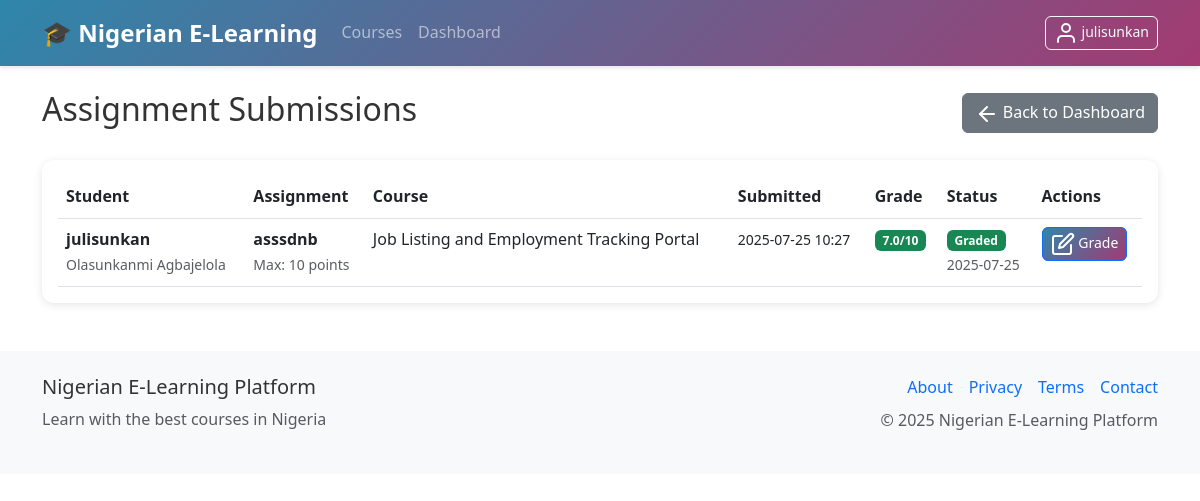
The app's page /instructor/submissions (signed in) with its own data.
### models.py (models this page shows, shortened)
class User(UserMixin, db.Model):
    id = db.Column(db.Integer, primary_key=True)
    username = db.Column(db.String(80), unique=True, nullable=False)
    email = db.Column(db.String(120), unique=True, nullable=False)
    password_hash = db.Column(db.String(256), nullable=False)
    role = db.Column(db.String(20), nullable=False, default='student')  # admin, instructor, tutor, student
    first_name = db.Column(db.String(50))
    last_name = db.Column(db.String(50))
    active = db.Column(db.Boolean, default=True)
    banned = db.Column(db.Boolean, default=False)
    ban_reason = db.Column(db.Text)
    email_verified = db.Column(db.Boolean, default=False)
    verification_token = db.Column(db.String(100))
    password_reset_token = db.Column(db.String(100))
    password_reset_expires = db.Column(db.DateTime)
    email_verification_token = db.Column(db.String(100))
    email_verification_expires = db.Column(db.DateTime)
    premium_user = db.Column(db.Boolean, default=False)
    instructor_verified = db.Column(db.Boolean, default=False)
    badge_level = db.Column(db.String(20), default='basic')  # basic, bronze, silver, gold, premium
    wallet_balance = db.Column(db.Float, default=0.0)
    created_at = db.Column(db.DateTime, default=datetime.utcnow)
    last_login = db.Column(db.DateTime)
    courses_created = db.relationship('Course', foreign_keys='Course.instructor_id', backref='instructor', lazy='dynamic')
    enrollments = db.relationship('Enrollment', backref='student', lazy='dynamic')
    payments = db.relationship('Payment', backref='user', lazy='dynamic')
    wallet_transactions = db.relationship('WalletTransaction', backref='user', lazy='dynamic')
    quiz_attempts = db.relationship('QuizAttempt', backref='user', lazy='dynamic')
    assignment_submissions = db.relationship('AssignmentSubmission', backref='user', lazy='dynamic')
    course_credits = db.relationship('CourseCredit', backref='student_credit', lazy='dynamic')
    withdrawal_requests = db.relationship('WithdrawalRequest', foreign_keys='WithdrawalRequest.tutor_id', backref='tutor', lazy='dynamic')
    @property
    def is_authenticated(self):
        return True

class AssignmentSubmission(db.Model):
    id = db.Column(db.Integer, primary_key=True)
    user_id = db.Column(db.Integer, db.ForeignKey('user.id'), nullable=False)
    assignment_id = db.Column(db.Integer, db.ForeignKey('assignment.id'), nullable=False)
    content = db.Column(db.Text)
    file_path = db.Column(db.String(500))
    score = db.Column(db.Float)
    feedback = db.Column(db.Text)
    submitted_at = db.Column(db.DateTime, default=datetime.utcnow)
    graded_at = db.Column(db.DateTime)

class Assignment(db.Model):
    id = db.Column(db.Integer, primary_key=True)
    title = db.Column(db.String(200), nullable=False)
    description = db.Column(db.Text)
    instructions = db.Column(db.Text)
    course_id = db.Column(db.Integer, db.ForeignKey('course.id'), nullable=False)
    due_date = db.Column(db.DateTime)
    max_points = db.Column(db.Integer, default=100)
    is_active = db.Column(db.Boolean, default=True)
    max_credits = db.Column(db.Integer, default=15)  # Maximum credits for this assignment
    pass_threshold = db.Column(db.Float, default=60.0)  # Minimum percentage to earn credits
    created_at = db.Column(db.DateTime, default=datetime.utcnow)
    submissions = db.relationship('AssignmentSubmission', backref='assignment', lazy='dynamic', cascade='all, delete-orphan')

class Course(db.Model):
    id = db.Column(db.Integer, primary_key=True)
    title = db.Column(db.String(200), nullable=False)
    description = db.Column(db.Text)
    category = db.Column(db.String(100), default='General')  # Added missing category field
    price = db.Column(db.Float, nullable=False, default=0.0)
    instructor_id = db.Column(db.Integer, db.ForeignKey('user.id'), nullable=False)
    is_active = db.Column(db.Boolean, default=True)
    approval_status = db.Column(db.String(20), default='pending')  # pending, approved, rejected
    approved_by = db.Column(db.Integer, db.ForeignKey('user.id'))  # admin who approved
    approved_at = db.Column(db.DateTime)
    rejection_reason = db.Column(db.Text)
    min_credits_for_certificate = db.Column(db.Integer, default=70)  # Minimum credits needed for certificate
    total_available_credits = db.Column(db.Integer, default=100)     # Total credits available in course
    created_at = db.Column(db.DateTime, default=datetime.utcnow)
    updated_at = db.Column(db.DateTime, default=datetime.utcnow, onupdate=datetime.utcnow)
    lessons = db.relationship('Lesson', backref='course', lazy='dynamic', cascade='all, delete-orphan')
    enrollments = db.relationship('Enrollment', backref='course', lazy='dynamic', cascade='all, delete-orphan')
    quizzes = db.relationship('Quiz', backref='course', lazy='dynamic', cascade='all, delete-orphan')
    assignments = db.relationship('Assignment', backref='course', lazy='dynamic', cascade='all, delete-orphan')
    course_credits = db.relationship('CourseCredit', backref='course', lazy='dynamic', cascade='all, delete-orphan')
    course_vouchers = db.relationship('Voucher', foreign_keys='Voucher.course_id', backref='course', lazy='dynamic', cascade='all, delete-orphan')

### routes.py (the view)
@app.route('/instructor/submissions')
@login_required
@instructor_required
def instructor_submissions():
    submissions = AssignmentSubmission.query.join(Assignment).join(Course).filter(
        Course.instructor_id == current_user.id
    ).order_by(AssignmentSubmission.submitted_at.desc()).all()
    return render_template('instructor/submissions.html', submissions=submissions)

### app.py (called while the page is built)
@login_manager.user_loader
def load_user(user_id):
    from models import User
    return User.query.get(int(user_id))

### routes.py (called while the page is built)
@app.context_processor
def inject_settings():
    settings = SystemSettings.query.first()
    return dict(settings=settings)

### utils.py (called while the page is built)
def instructor_required(f):
    @wraps(f)
    def decorated_function(*args, **kwargs):
        if not current_user.is_authenticated or current_user.role not in ['admin', 'instructor', 'tutor']:
            flash('Instructor access required', 'danger')
            return redirect(url_for('dashboard'))
        return f(*args, **kwargs)
    return decorated_function

### templates/instructor/submissions.html (shortened to what this page needs)
{% extends "base.html" %}
{% block content %}
<div class="d-flex justify-content-between align-items-center mb-4">
    <h2>Assignment Submissions</h2>
    <a href="{{ url_for('dashboard') }}" class="btn btn-secondary">
        <i data-feather="arrow-left" class="me-1"></i>Back to Dashboard
    </a>
</div>
{% if submissions %}
<div class="card">
    <div class="card-body">
        <div class="table-responsive">
            <table class="table table-hover">
                <thead>
                    <tr>
                        <th>Student</th>
                        <th>Assignment</th>
                        <th>Course</th>
                        <th>Submitted</th>
                        <th>Grade</th>
                        <th>Status</th>
                        <th>Actions</th>
                    </tr>
                </thead>
                <tbody>
                    {% for submission in submissions %}
                    <tr>
                        <td>
                            <strong>{{ submission.user.username }}</strong>
                            {% if submission.user.first_name or submission.user.last_name %}
                            <br><small class="text-muted">{{ submission.user.first_name }} {{ submission.user.last_name }}</small>
                            {% endif %}
                        </td>
                        <td>
                            <strong>{{ submission.assignment.title }}</strong>
                            <br><small class="text-muted">Max: {{ submission.assignment.max_points }} points</small>
                        </td>
                        <td>{{ submission.assignment.course.title }}</td>
                        <td>
                            <small>{{ submission.submitted_at.strftime('%Y-%m-%d %H:%M') }}</small>
                        </td>
                        <td>
                            {% if submission.score is not none %}
                            <span class="badge bg-{% if submission.score >= submission.assignment.max_points * 0.7 %}success{% elif submission.score >= submission.assignment.max_points * 0.5 %}warning{% else %}danger{% endif %}">
                                {{ submission.score }}/{{ submission.assignment.max_points }}
                            </span>
                            {% else %}
                            <span class="badge bg-secondary">Not Graded</span>
                            {% endif %}
                        </td>
                        <td>
                            {% if submission.graded_at %}
                            <span class="badge bg-success">Graded</span>
                            <br><small class="text-muted">{{ submission.graded_at.strftime('%Y-%m-%d') }}</small>
                            {% else %}
                            <span class="badge bg-warning">Pending</span>
                            {% endif %}
                        </td>
                        <td>
                            <button type="button" class="btn btn-sm btn-primary"
                                    data-bs-toggle="modal" data-bs-target="#gradeModal"
                                    data-submission-id="{{ submission.id }}"
                                    data-student-name="{{ submission.user.username }}"
                                    data-assignment-title="{{ submission.assignment.title }}"
                                    data-max-points="{{ submission.assignment.max_points }}"
                                    data-current-grade="{{ submission.score or '' }}"
                                    data-current-feedback="{{ submission.feedback or '' }}"
                                    data-submission-content="{{ submission.content or '' }}"
                                    data-has-file="{{ 'yes' if submission.file_path else 'no' }}">
                                <i data-feather="edit"></i> Grade
                            </button>
                        </td>
                    </tr>
                    {% endfor %}
                </tbody>
            </table>
        </div>
    </div>
</div>
{% else %}
<div class="text-center py-5">
    <i data-feather="file-text" class="text-muted mb-3" style="width: 64px; height: 64px;"></i>
    <h4 class="text-muted">No Submissions Yet</h4>
    <p class="text-muted">Assignment submissions from your courses will appear here.</p>
</div>
{% endif %}
{% endblock %}

### templates/base.html (shortened to what this page needs)
<!DOCTYPE html>
<html lang="en">
<head>
    {% set critical_css = get_critical_css() %}
    <link rel="preload" href="https://cdn.jsdelivr.net/npm/bootstrap@5.3.0/dist/css/bootstrap.min.css" as="style" onload="this.onload=null;this.rel='stylesheet'">
    <link rel="preload" href="{{ url_for('static', filename='css/style.css') }}" as="style" onload="this.onload=null;this.rel='stylesheet'">
</head>
<body>
    <nav class="navbar navbar-expand-lg navbar-dark bg-primary">
        <div class="container">
            <a class="navbar-brand" href="{{ url_for('index') }}">
                <strong>🎓 Nigerian E-Learning</strong>
            </a>
            <div class="collapse navbar-collapse" id="navbarNav">
                <ul class="navbar-nav me-auto">
                    <li class="nav-item">
                        <a class="nav-link" href="{{ url_for('courses') }}">Courses</a>
                    </li>
                    {% if current_user.is_authenticated %}
                    <li class="nav-item">
                        <a class="nav-link" href="{{ url_for('dashboard') }}">Dashboard</a>
                    </li>
                    {% endif %}
                </ul>
                <ul class="navbar-nav">
                    {% if current_user.is_authenticated %}
                    <li class="nav-item">
                        <button class="btn btn-outline-light btn-sm" type="button" data-bs-toggle="offcanvas" data-bs-target="#profileOffcanvas" aria-controls="profileOffcanvas">
                            <i data-feather="user"></i> {{ current_user.username }}
                        </button>
                    </li>
                    {% endif %}
                </ul>
            </div>
        </div>
    </nav>
    <main class="container my-4">
        {% block content %}{% endblock %}
    </main>
    <footer class="bg-light mt-5 py-4">
        <div class="container">
            <div class="row">
                <div class="col-md-6">
                    <h5>Nigerian E-Learning Platform</h5>
                    <p class="text-muted">Learn with the best courses in Nigeria</p>
                </div>
                <div class="col-md-6 text-md-end">
                    <div class="d-flex justify-content-md-end justify-content-center gap-3 mb-2">
                        <a href="#" class="text-decoration-none">About</a>
                        <a href="#" class="text-decoration-none">Privacy</a>
                        <a href="#" class="text-decoration-none">Terms</a>
                        <a href="#" class="text-decoration-none">Contact</a>
                    </div>
                    <p class="text-muted">© 2025 Nigerian E-Learning Platform</p>
                </div>
            </div>
        </div>
    </footer>
</body>
</html>

### static/css/style.css (style rules this page uses)
:root { --primary-color: #0d6efd; --success-color: #198754; --warning-color: #ffc107; --danger-color: #dc3545; --naira-color: #00b04f; --dark-color: #212529; --light-color: #f8f9fa; }
body { font-family: 'Segoe UI', Tahoma, Geneva, Verdana, sans-serif; line-height: 1.6; color: #333; }
.navbar-brand { font-weight: 700; font-size: 1.5rem; }
.navbar-nav .nav-link { font-weight: 500; transition: color 0.3s ease; }
.card { border: none; box-shadow: 0 0.125rem 0.25rem rgba(0, 0, 0, 0.075); transition: box-shadow 0.15s ease-in-out; }
.btn { border-radius: 0.375rem; font-weight: 500; transition: all 0.3s ease; }
.btn-primary { background-color: var(--primary-color); border-color: var(--primary-color); }
.badge { font-size: 0.75rem; font-weight: 600; }
.table { margin-bottom: 0; }
.table th { border-top: none; font-weight: 600; color: var(--dark-color); }
footer { margin-top: auto; }

### templates/base.html (style rules this page uses)
:root { --vh: 1vh; }
.nav-link, .dropdown-item { padding: 12px 16px; }
.card { border-radius: 12px; box-shadow: 0 2px 8px rgba(0,0,0,0.1); }

### records on screen
User: username "julisunkan"
AssignmentSubmission: user.username "julisunkan", user.first_name "Olasunkanmi", user.last_name "Agbajelola", assignment "asssdnb", assignment.max_points "10", assignment.course "Job Listing and Employment Tracking Portal", submitted_at "2025-07-25 10:27", score "7.0", graded_at "2025-07-25"
